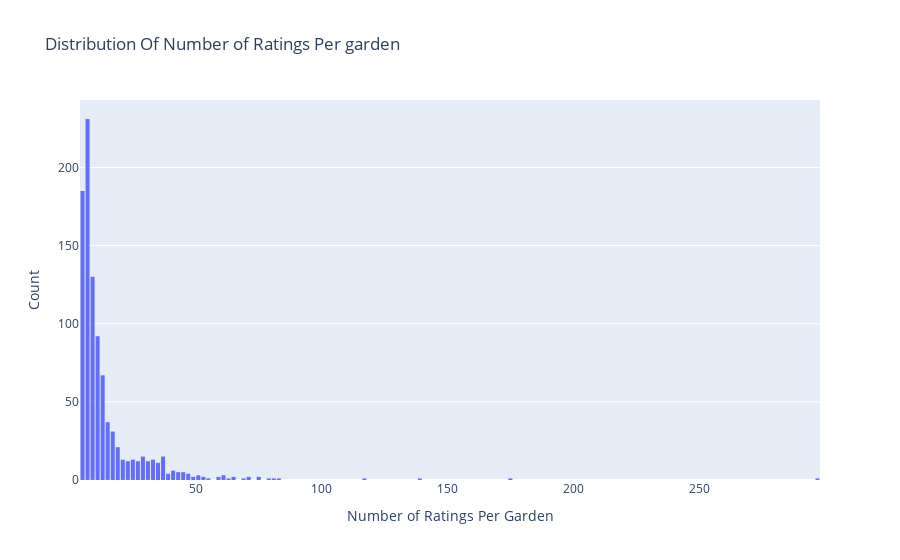

This figure's notebook cell:
### Code cell
# Number of ratings per movie
data = df.groupby('asin')['overall'].count()

# Create trace
trace = go.Histogram(x = data.values,
                     name = 'Ratings',
                     xbins = dict(start = 0,size = 2))
# Create layout
layout = go.Layout(title = 'Distribution Of Number of Ratings Per garden',
                   xaxis = dict(title = 'Number of Ratings Per Garden'),
                   yaxis = dict(title = 'Count'),
                   bargap = 0.2)

# Create plot
fig = go.Figure(data=[trace], layout=layout)
iplot(fig)

### Figure 1 — Plotly figure (JSON) as saved in the notebook; plotly's stock layout.template omitted (floating-point values rounded to 4 significant figures; data arrays with more than 128 entries replaced by an {"elided": "..."} marker saying what was removed)
{"data": [{"name": "Ratings", "type": "histogram", "x": {"elided": "962 int values"}, "xbins": {"size": 2, "start": 0}}], "layout": {"bargap": 0.2, "title": {"text": "Distribution Of Number of Ratings Per garden"}, "xaxis": {"title": {"text": "Number of Ratings Per Garden"}}, "yaxis": {"title": {"text": "Count"}}}}
